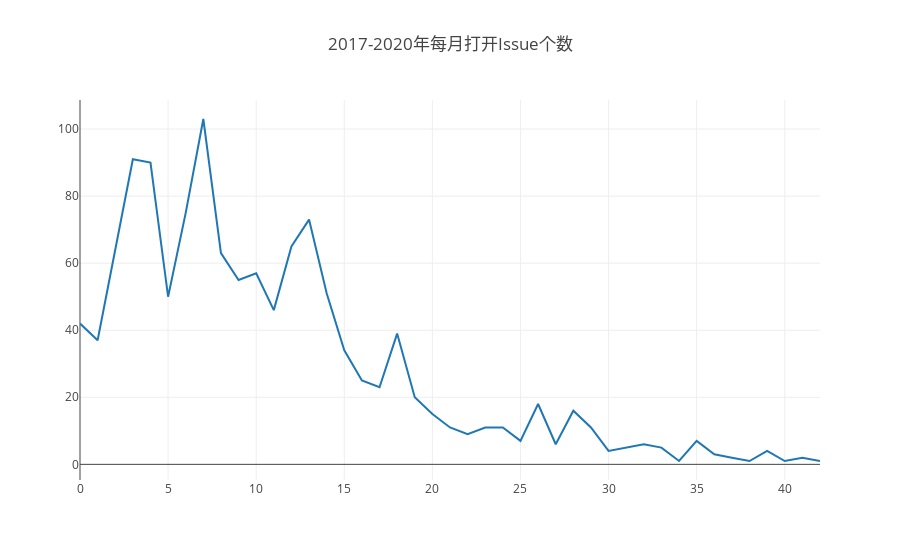

The notebook cell saved with this chart:
### Code cell
var data=[];
var data1=[];
var res=openDigger.driver.clickhouse.query(`Select toYear(created_at)*100+toMonth(created_at)as month,count(*)as count
from github_log.year2017 
where repo_id=70202506 
and type='IssuesEvent'
and action ='opened'
group by month
order by month
UNION ALL
Select toYear(created_at)*100+toMonth(created_at)as month,count(*)as count
from github_log.year2018 
where repo_id=70202506 
and type='IssuesEvent'
and action ='opened'
group by month
order by month
UNION ALL
Select toYear(created_at)*100+toMonth(created_at)as month,count(*)as count
from github_log.year2019
where repo_id=70202506 
and type='IssuesEvent'
and action ='opened'
group by month
order by month
UNION ALL
Select toYear(created_at)*100+toMonth(created_at)as month,count(*)as count
from github_log.year2020
where repo_id=70202506 
and type='IssuesEvent'
and action ='opened'
group by month
order by month
`).then(res=>{
        for(var m=0;m<=42;m++)
                (data.push(res[m].count),
                 data1.push([res[m].month,res[m].count])
                );
                 console.log(data);
                 console.log(data1);
        openDigger.render.plotly([{
                   y: data 
        }], {title: `2017-2020年每月打开Issue个数` })
        console.table(res);


})

### Figure 1 — Plotly figure (JSON) as saved in the notebook; plotly's stock layout.template omitted (floating-point values rounded to 4 significant figures)
{"data": [{"y": ["42", "37", "64", "91", "90", "50", "75", "103", "63", "55", "57", "46", "65", "73", "51", "34", "25", "23", "39", "20", "15", "11", "9", "11", "11", "7", "18", "6", "16", "11", "4", "5", "6", "5", "1", "7", "3", "2", "1", "4", "1", "2", "1"]}], "layout": {"autosize": true, "title": {"text": "2017-2020年每月打开Issue个数"}, "xaxis": {"autorange": true, "range": [0, 42]}, "yaxis": {"autorange": true, "range": [-4.667, 108.7], "type": "linear"}}}
